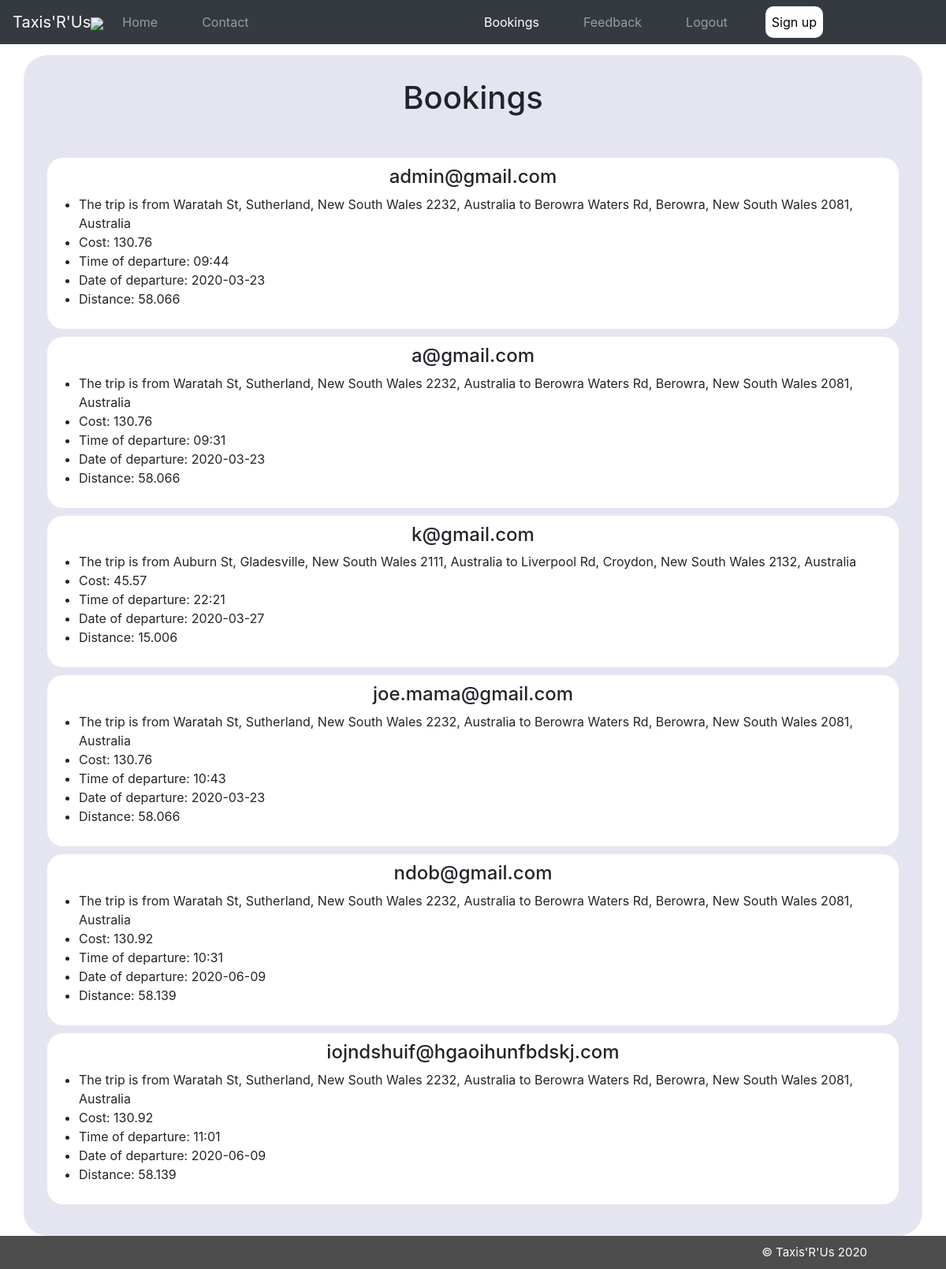
Screenshot of /admin/bookings (signed in) with the database file from the repository.
### main.py (models this page shows, shortened)
class User(db.Model, UserMixin):
    id = db.Column(db.Integer, primary_key=True)
    email = db.Column(db.String(120), unique=True, nullable=False)
    pass_hash = db.Column(db.String(128), nullable=False)
    bookings = db.relationship('Booking', backref='author', lazy=True)
    feedback = db.relationship('Feedback', backref='author', lazy=True)

class Booking(db.Model):
    id = db.Column(db.Integer, primary_key=True)
    date_created = db.Column(db.DateTime, nullable=False, default=datetime.utcnow)
    trip_date = db.Column(db.String, nullable=False)
    trip_time = db.Column(db.String, nullable=False)
    cost = db.Column(db.String, nullable=False)
    distance = db.Column(db.String, nullable=False)
    origin = db.Column(db.String, nullable=False)
    destination = db.Column(db.String, nullable=False)
    user_id = db.Column(db.Integer, db.ForeignKey("user.id"), nullable=False)

### main.py (the view)
@app.route("/admin/bookings")
def admin_bookings():
    if not current_user.is_authenticated or current_user.id != 1:
        return redirect("/")
    return render_template("bookings.html", users=User.query.all(), location="Bookings")

### main.py (called while the page is built)
@login_manager.user_loader
def load_user(uid):
    return User.query.get(int(uid))

### templates/bookings.html
{% extends "base.html" %}
{% block content %}
        {% for user in users %}
            {% if user.bookings %}
                <div class="module">
                    <h4 style="text-align: center;"> {{ user.email }} </h4>
                    <ul>
                        <li> The trip is from {{ user.bookings[0].origin }} to {{ user.bookings[0].destination }} </li>
                        <li> Cost: {{ user.bookings[0].cost }} </li>
                        <li> Time of departure: {{ user.bookings[0].trip_time }} </li>
                        <li> Date of departure: {{ user.bookings[0].trip_date }} </li>
                        <li> Distance: {{ user.bookings[0].distance }} </li>
                    </ul>
                </div>
            {% endif %}
        {% endfor %}
{% endblock %}

### templates/base.html (shortened to what this page needs)
<!DOCTYPE html>
<html lang="en">
    <head>
        <link type="text/css" rel="stylesheet" href="{{ url_for('static', filename='css/bootstrap.min.css') }}">
        <link type="text/css" rel="stylesheet" href="{{ url_for('static', filename='css/base.css') }}">
    </head>
    <body>
        <nav class="navbar navbar-expand-md navbar-dark bg-dark fixed-top">
            <a class="navbar-brand" href="/">Taxis'R'Us<img width="50px" src="{{ url_for("static", filename="rajeshstaxi.png") }}"></a>
            <div class="collapse navbar-collapse">
                <ul class="navbar-nav mr-auto">
                    <li class="nav-item {{ 'active' if location == 'Home' else ''}}">
                        <a class="nav-link" href="/">Home</a>
                    </li>
                    <li class="nav-item {{ 'active' if location == 'Contact' else ''}}">
                        <a class="nav-link" href="/contact">Contact</a>
                    </li>
                </ul>
                <ul class="navbar-nav" style="margin-right: 100px;">
                    {% if current_user.is_authenticated %}
                        {% if current_user.id == 1 %}
                            <li class="nav-item {{ 'active' if location == 'Bookings' else ''}}">
                                <a class="nav-link" href="/admin/bookings">Bookings</a>
                            </li>
                            <li class="nav-item {{ 'active' if location == 'Feedback' else ''}}">
                                <a class="nav-link" href="/admin/feedback">Feedback</a>
                            </li>
                        {% endif %}
                        <li class="nav-item {{ 'active' if location == 'Logout' else ''}}">
                            <a class="nav-link" href="/logout">Logout</a>
                        </li>
                    {% else %}
                        <li class="nav-item {{ 'active' if location == 'Login' else ''}}">
                            <a class="nav-link" href="/login">Login</a>
                        </li>
                    {% endif %}
                    <li class="nav-item {{ 'active' if location == 'Register' else ''}}">
                        <a class="nav-link register" href="/register"> Sign up </a>
                    </li>
                </ul>
            </div>
        </nav>
        <main role="main" class="container">
            <h1> {{ "Welcome to Taxis'R'Us!" if location == "Home" else location }} </h1><br>
            {% block content %} {% endblock %}
        </main>
        <footer class="footer"> © Taxis'R'Us 2020</footer>
    </body>
</html>

### static/css/base.css (style rules this page uses)
* { box-sizing: border-box; }
.nav-item { margin-right: 40px; }
main { background-color: rgba(0, 0, 128, 0.1); padding: 30px !important; border-radius: 30px; margin-top: 70px; }
a, a:hover { color: cornflowerblue; }
h1 { text-align: center; padding-bottom: 20px; }
footer { text-align: right; padding-right: 100px; font-size: 15px; padding-top: 10px; padding-bottom: 10px; color: white; background-color: #4d4d4d; }
.register { background-color: white; color: black !important; border-radius: 10px; }
.module { margin-bottom: 10px; padding-top: 10px; padding-bottom: 10px; border-radius: 20px; background-color: rgb(255, 255, 255) }

### rows the page displays
User: email "admin@gmail.com", origin "Waratah St, Sutherland, New South Wales 2232, Australia", destination "Berowra Waters Rd, Berowra, New South Wales 2081, Australia", cost "130.76", trip_time "09:44", trip_date "2020-03-23", distance "58.066"
User: email "a@gmail.com", origin "Waratah St, Sutherland, New South Wales 2232, Australia", destination "Berowra Waters Rd, Berowra, New South Wales 2081, Australia", cost "130.76", trip_time "09:31", trip_date "2020-03-23", distance "58.066"
User: email "k@gmail.com", origin "Auburn St, Gladesville, New South Wales 2111, Australia", destination "Liverpool Rd, Croydon, New South Wales 2132, Australia", cost "45.57", trip_time "22:21", trip_date "2020-03-27", distance "15.006"
User: email "joe.mama@gmail.com", origin "Waratah St, Sutherland, New South Wales 2232, Australia", destination "Berowra Waters Rd, Berowra, New South Wales 2081, Australia", cost "130.76", trip_time "10:43", trip_date "2020-03-23", distance "58.066"
User: email "ndob@gmail.com", origin "Waratah St, Sutherland, New South Wales 2232, Australia", destination "Berowra Waters Rd, Berowra, New South Wales 2081, Australia", cost "130.92", trip_time "10:31", trip_date "2020-06-09", distance "58.139"
User: email "iojndshuif@hgaoihunfbdskj.com", origin "Waratah St, Sutherland, New South Wales 2232, Australia", destination "Berowra Waters Rd, Berowra, New South Wales 2081, Australia", cost "130.92", trip_time "11:01", trip_date "2020-06-09", distance "58.139"

### other values shown
{{ "Welcome to Taxis'R'Us!" if location == "Home" else location }} "Bookings"
